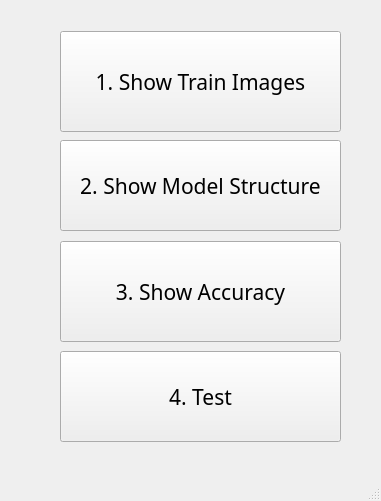
<?xml version="1.0" encoding="UTF-8"?>
<ui version="4.0">
 <class>MainWindow</class>
 <widget class="QMainWindow" name="MainWindow">
  <property name="geometry">
   <rect>
    <x>0</x>
    <y>0</y>
    <width>381</width>
    <height>501</height>
   </rect>
  </property>
  <property name="windowTitle">
   <string>MainWindow</string>
  </property>
  <widget class="QWidget" name="centralwidget">
   <widget class="QPushButton" name="button_4">
    <property name="geometry">
     <rect>
      <x>60</x>
      <y>351</y>
      <width>281</width>
      <height>91</height>
     </rect>
    </property>
    <property name="font">
     <font>
      <family>Agency FB</family>
      <pointsize>16</pointsize>
     </font>
    </property>
    <property name="text">
     <string>4. Test</string>
    </property>
   </widget>
   <widget class="QPushButton" name="button_3">
    <property name="geometry">
     <rect>
      <x>60</x>
      <y>241</y>
      <width>281</width>
      <height>101</height>
     </rect>
    </property>
    <property name="font">
     <font>
      <family>Agency FB</family>
      <pointsize>16</pointsize>
     </font>
    </property>
    <property name="text">
     <string>3. Show Accuracy</string>
    </property>
   </widget>
   <widget class="QPushButton" name="button_1">
    <property name="geometry">
     <rect>
      <x>60</x>
      <y>31</y>
      <width>281</width>
      <height>101</height>
     </rect>
    </property>
    <property name="font">
     <font>
      <family>Agency FB</family>
      <pointsize>16</pointsize>
     </font>
    </property>
    <property name="text">
     <string>1. Show Train Images</string>
    </property>
   </widget>
   <widget class="QPushButton" name="button_2">
    <property name="geometry">
     <rect>
      <x>60</x>
      <y>140</y>
      <width>281</width>
      <height>91</height>
     </rect>
    </property>
    <property name="font">
     <font>
      <family>Agency FB</family>
      <pointsize>16</pointsize>
     </font>
    </property>
    <property name="text">
     <string>2. Show Model Structure</string>
    </property>
   </widget>
  </widget>
  <widget class="QMenuBar" name="menubar">
   <property name="geometry">
    <rect>
     <x>0</x>
     <y>0</y>
     <width>381</width>
     <height>21</height>
    </rect>
   </property>
  </widget>
  <widget class="QStatusBar" name="statusbar"/>
 </widget>
 <resources/>
 <connections/>
</ui>
